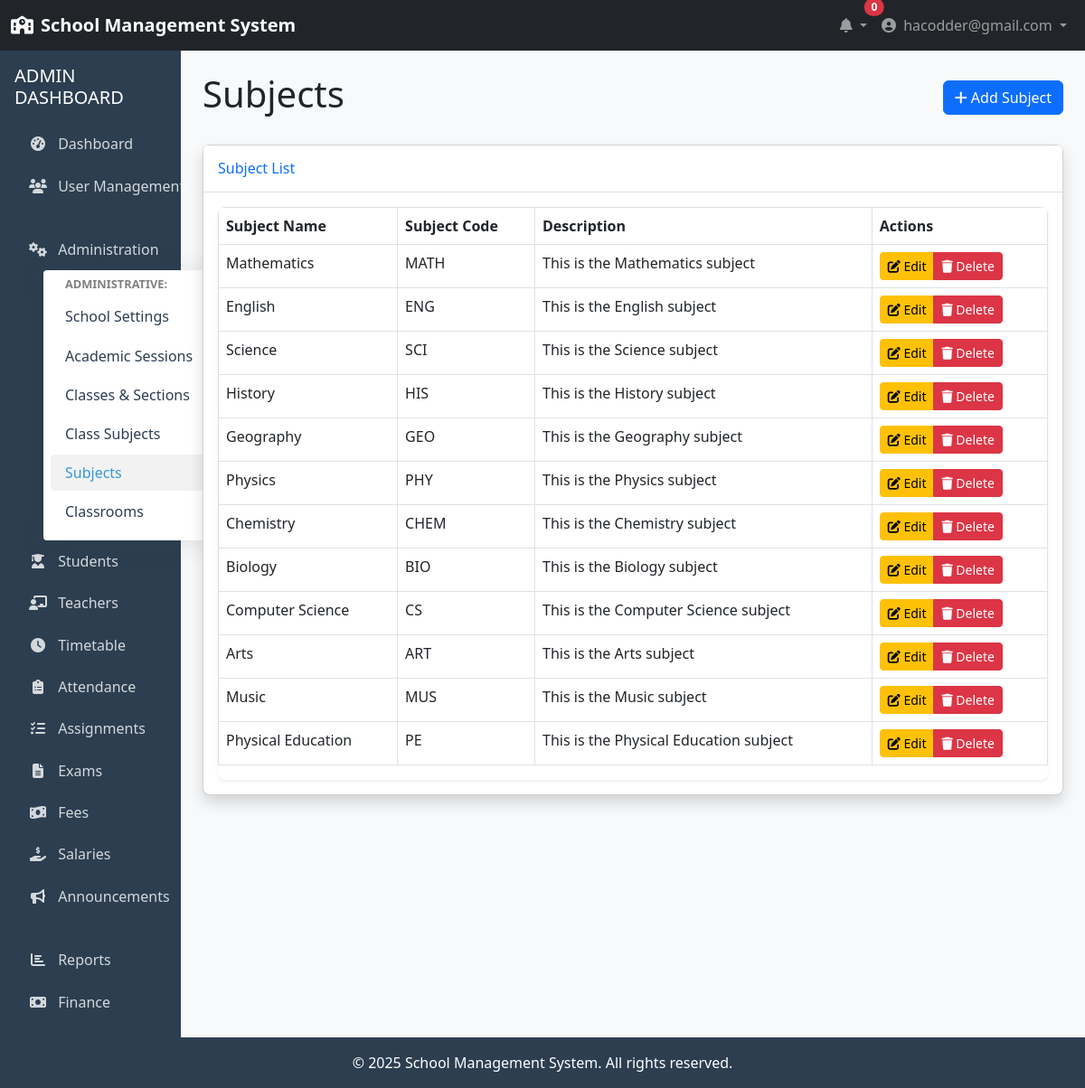
Page /administration/subjects/ (signed in) on the committed database.
### accounts/models.py (models this page shows, shortened)
class User(AbstractUser):
    USER_TYPE_CHOICES = (
        ('ADMIN', 'Admin'),
        ('TEACHER', 'Teacher'),
        ('STUDENT', 'Student'),
    )
    username = None
    email = models.EmailField(_('email address'), unique=True)
    user_type = models.CharField(max_length=10, choices=USER_TYPE_CHOICES, default='STUDENT')
    profile_pic = models.ImageField(upload_to='profile_pics/', null=True, blank=True)
    phone_number = models.CharField(max_length=15, null=True, blank=True)
    address = models.TextField(null=True, blank=True)
    date_of_birth = models.DateField(null=True, blank=True)
    USERNAME_FIELD = 'email'
    REQUIRED_FIELDS = []
    objects = UserManager()
    @property
    def is_admin(self):
        return self.user_type == 'ADMIN'

### administration/models.py (models this page shows, shortened)
class Subject(models.Model):
    name = models.CharField(max_length=100)
    code = models.CharField(max_length=20, unique=True)
    description = models.TextField(null=True, blank=True)

### administration/views.py (the view)
# urls.py: path('subjects/', views.subject_list, name='subject_list'),
@login_required
@admin_required
def subject_list(request):
    subjects = Subject.objects.all()
    context = {
        'subjects': subjects
    }
    return render(request, 'administration/subject_list.html', context)

### accounts/mixins.py (called while the page is built)
def admin_required(view_func):
    def check_admin(user):
        return user.is_authenticated and user.is_admin
    decorated_view = user_passes_test(check_admin, login_url=reverse_lazy('accounts:login'))(view_func)
    return decorated_view

### templates/administration/subject_list.html (shortened to what this page needs)
{% extends 'base.html' %}
{% block content %}
<div class="container-fluid">
    <div class="row mb-4">
        <div class="col-md-12">
            <div class="d-flex justify-content-between align-items-center mb-4">
                <h1>Subjects</h1>
                <a href="{% url 'administration:add_subject' %}" class="btn btn-primary">
                    <i class="fas fa-plus"></i> Add Subject
                </a>
            </div>
            <div class="card shadow mb-4">
                <div class="card-header py-3">
                    <h6 class="m-0 font-weight-bold text-primary">Subject List</h6>
                </div>
                <div class="card-body">
                    {% if subjects %}
                    <div class="table-responsive">
                        <table class="table table-bordered" id="dataTable" width="100%" cellspacing="0">
                            <thead>
                                <tr>
                                    <th>Subject Name</th>
                                    <th>Subject Code</th>
                                    <th>Description</th>
                                    <th>Actions</th>
                                </tr>
                            </thead>
                            <tbody>
                                {% for subject in subjects %}
                                <tr>
                                    <td>{{ subject.name }}</td>
                                    <td>{{ subject.code }}</td>
                                    <td>{{ subject.description|truncatechars:50 }}</td>
                                    <td>
                                        <div class="btn-group" role="group">
                                            <a href="{% url 'administration:edit_subject' subject.id %}" class="btn btn-sm btn-warning">
                                                <i class="fas fa-edit"></i> Edit
                                            </a>
                                            <a href="{% url 'administration:delete_subject' subject.id %}" class="btn btn-sm btn-danger">
                                                <i class="fas fa-trash"></i> Delete
                                            </a>
                                        </div>
                                    </td>
                                </tr>
                                {% endfor %}
                            </tbody>
                        </table>
                    </div>
                    {% else %}
                    <div class="alert alert-info">
                        No subjects have been added yet. <a href="{% url 'administration:add_subject' %}">Add a subject</a>.
                    </div>
                    {% endif %}
                </div>
            </div>
        </div>
    </div>
</div>
{% endblock %}

### templates/base.html (shortened to what this page needs)
<!DOCTYPE html>
<html lang="en">
<head>
    <link href="https://cdn.jsdelivr.net/npm/bootstrap@5.3.0/dist/css/bootstrap.min.css" rel="stylesheet">
    <link rel="stylesheet" href="https://cdnjs.cloudflare.com/ajax/libs/font-awesome/6.4.0/css/all.min.css">
</head>
<body>
    <nav class="navbar navbar-expand-lg navbar-dark bg-dark">
        <div class="container-fluid">
            <a class="navbar-brand" href="{% url 'home' %}">
                <i class="fas fa-school me-2"></i>School Management System
            </a>
            <div class="collapse navbar-collapse" id="navbarSupportedContent">
                <ul class="navbar-nav ms-auto mb-2 mb-lg-0">
                    {% if user.is_authenticated %}
                    <li class="nav-item dropdown">
                        <a class="nav-link dropdown-toggle" href="#" id="notificationDropdown" role="button" data-bs-toggle="dropdown">
                            <i class="fas fa-bell"></i>
                            <span class="position-absolute top-0 start-100 translate-middle badge rounded-pill bg-danger">
                                0
                            </span>
                        </a>
                    </li>
                    <li class="nav-item dropdown">
                        <a class="nav-link dropdown-toggle" href="#" id="userDropdown" role="button" data-bs-toggle="dropdown">
                            <i class="fas fa-user-circle me-1"></i> {{ user.get_full_name|default:user.email }}
                        </a>
                    </li>
                    {% else %}
                    <li class="nav-item">
                        <a class="nav-link" href="{% url 'accounts:login' %}"><i class="fas fa-sign-in-alt me-1"></i> Login</a>
                    </li>
                    {% endif %}
                </ul>
            </div>
        </div>
    </nav>
    <div class="container-fluid">
        <div class="row">
            {% if user.is_authenticated %}
            <div class="col-md-3 col-lg-2 px-0 sidebar">
                <div class="p-3">
                    {% if user.is_admin %}
                    <h5 class="text-uppercase mb-3">Admin Dashboard</h5>
                    <ul class="nav flex-column" id="sidenavAccordion">
                        <li class="nav-item">
                            <a class="nav-link {% if request.path == '/accounts/admin/dashboard/' %}active{% endif %}" href="{% url 'accounts:admin_dashboard' %}">
                                <i class="fas fa-tachometer-alt"></i> Dashboard
                            </a>
                        </li>
                        <li class="nav-item">
                            <a class="nav-link {% if '/accounts/users/' in request.path %}active{% endif %}" href="{% url 'accounts:user_list' %}">
                                <i class="fas fa-users"></i> User Management
                            </a>
                        </li>
                        <li class="nav-item">
                            <a class="nav-link collapsed" href="#" data-bs-toggle="collapse" data-bs-target="#collapseAdmin"
                                aria-expanded="false" aria-controls="collapseAdmin">
                                <i class="fas fa-fw fa-cogs"></i>
                                <span>Administration</span>
                            </a>
                            <div id="collapseAdmin" class="collapse" aria-labelledby="headingAdmin" data-bs-parent="#sidenavAccordion">
                                <div class="bg-white py-2 collapse-inner rounded">
                                    <h6 class="collapse-header">Administrative:</h6>
                                    <a class="collapse-item {% if request.path == '/administration/school-settings/' %}active{% endif %}" href="{% url 'administration:school_settings' %}">School Settings</a>
                                    <a class="collapse-item {% if '/administration/academic-sessions/' in request.path %}active{% endif %}" href="{% url 'administration:academic_session_list' %}">Academic Sessions</a>
                                    <a class="collapse-item {% if '/administration/classes/' in request.path and '/subjects/' not in request.path %}active{% endif %}" href="{% url 'administration:class_list' %}">Classes & Sections</a>
                                    <a class="collapse-item " href="{% url 'administration:class_subject_list' %}">Class Subjects</a>
                                    <a class="collapse-item {% if '/administration/subjects/' in request.path %}active{% endif %}" href="{% url 'administration:subject_list' %}">Subjects</a>
                                    <a class="collapse-item {% if '/administration/classrooms/' in request.path %}active{% endif %}" href="{% url 'administration:classroom_list' %}">Classrooms</a>
                                </div>
                            </div>
                        </li>
                        <li class="nav-item">
                            <a class="nav-link" href="{% url 'academics:student_list' %}">
                                <i class="fas fa-user-graduate"></i> Students
                            </a>
                        </li>
                        <li class="nav-item">
                            <a class="nav-link" href="{% url 'academics:teacher_list' %}">
                                <i class="fas fa-chalkboard-teacher"></i> Teachers
                            </a>
                        </li>
                        <li class="nav-item">
                            <a class="nav-link" href="{% url 'academics:timetable_list' %}">
                                <i class="fas fa-clock"></i> Timetable
                            </a>
                        </li>
                        <li class="nav-item">
                            <a class="nav-link" href="{% url 'academics:attendance_list' %}">
                                <i class="fas fa-clipboard-list"></i> Attendance
                            </a>
                        </li>
                        <li class="nav-item">
                            <a class="nav-link" href="{% url 'academics:assignment_list' %}">
                                <i class="fas fa-tasks"></i> Assignments
                            </a>
                        </li>
                        <li class="nav-item">
                            <a class="nav-link" href="{% url 'academics:exam_list' %}">
                                <i class="fas fa-file-alt"></i> Exams
                            </a>
                        </li>
                        <li class="nav-item">
                            <a class="nav-link" href="{% url 'finance:fee_payment_list' %}">
                                <i class="fas fa-money-bill-wave"></i> Fees
                            </a>
                        </li>
                        <li class="nav-item">
                            <a class="nav-link" href="{% url 'finance:salary_payment_list' %}">
                                <i class="fas fa-hand-holding-usd"></i> Salaries
                            </a>
                        </li>
                        <li class="nav-item">
                            <a class="nav-link" href="#">
                                <i class="fas fa-bullhorn"></i> Announcements
                            </a>
                        </li>
                        <li class="nav-item">
                            <a class="nav-link" href="#">
                                <i class="fas fa-chart-bar"></i> Reports
                            </a>
                        </li>
                        <li class="nav-item
                            ">
                            <a class="nav-link {% if 'finance:fee_category_list' in request.path or 'finance:fee_structure_list' in request.path or 'finance:fee_payment_list' in request.path or 'finance:salary_structure_list' in request.path or 'finance:salary_payment_list' in request.path or 'finance:student_fee_management' in request.path %}{% else %}collapsed{% endif %}" href="#" data-toggle="collapse" data-target="#collapseFinance"
                                aria-expanded="{% if 'finance:fee_category_list' in request.path or 'finance:fee_structure_list' in request.path or 'finance:fee_payment_list' in request.path or 'finance:salary_structure_list' in request.path or 'finance:salary_payment_list' in request.path or 'finance:student_fee_management' in request.path %}true{% else %}false{% endif %}" aria-controls="collapseFinance">
                                <i class="fas fa-fw fa-money-bill"></i>
                                <span>Finance</span>
                            </a>
                        </li>
                    </ul>
                    {% endif %}
                </div>
            </div>
            <div class="col-md-9 col-lg-10 content py-4">
            {% else %}
            <div class="col-12 content py-4">
            {% endif %}
                {% block content %}{% endblock %}
            </div>
        </div>
    </div>
    <footer class="footer text-center">
        <div class="container">
            <p class="mb-0">&copy; {% now "Y" %} School Management System. All rights reserved.</p>
        </div>
    </footer>
</body>
</html>

### templates/base.html (style rules this page uses)
:root { --primary-color: #3498db; --secondary-color: #2c3e50; --success-color: #2ecc71; --danger-color: #e74c3c; --warning-color: #f39c12; --light-color: #ecf0f1; --dark-color: #2c3e50; }
body { min-height: 100vh; display: flex; flex-direction: column; background-color: #f8f9fa; }
.content { flex: 1; }
.navbar-brand { font-weight: bold; }
.sidebar { background-color: var(--secondary-color); color: white; min-height: calc(100vh - 56px); }
.sidebar .nav-link { color: rgba(255, 255, 255, 0.8); padding: 0.5rem 1rem; margin: 0.2rem 0; border-radius: 0.25rem; transition: all 0.2s; }
.sidebar .nav-link i { margin-right: 0.5rem; width: 20px; text-align: center; }
.card { border-radius: 0.5rem; box-shadow: 0 0.125rem 0.25rem rgba(0, 0, 0, 0.075); margin-bottom: 1.5rem; }
.card-header { background-color: #fff; border-bottom: 1px solid rgba(0, 0, 0, 0.125); padding: 1rem; font-weight: 500; }
.footer { background-color: var(--secondary-color); color: white; padding: 1rem 0; margin-top: auto; }
.table-responsive { border-radius: 0.5rem; overflow: hidden; box-shadow: 0 0.125rem 0.25rem rgba(0, 0, 0, 0.075); }
.sidebar .collapse-inner { padding: 0.5rem; margin-left: 2rem; border-radius: 0.25rem !important; background-color: white !important; box-shadow: 0 0.15rem 1.75rem 0 rgba(58, 59, 69, 0.15) !important; }
.sidebar .collapse-item { display: block; text-decoration: none; padding: 0.5rem 1rem; color: var(--secondary-color); border-radius: 0.25rem; white-space: nowrap; transition: all 0.2s; margin: 0.2rem 0; }
.sidebar .collapse-item:hover, .sidebar .collapse-item.active { background-color: rgba(0, 0, 0, 0.05); color: var(--primary-color); font-weight: 500; }
.sidebar .collapse-header { color: rgba(0, 0, 0, 0.5); font-size: 0.8rem; text-transform: uppercase; margin-bottom: 0.5rem; font-weight: 700; padding: 0 1rem; }

### rows in the picture
User: get_full_name "hacodder@gmail.com"
Subject: name "Mathematics", code "MATH", description "This is the Mathematics subject"
Subject: name "English", code "ENG", description "This is the English subject"
Subject: name "Science", code "SCI", description "This is the Science subject"
Subject: name "History", code "HIS", description "This is the History subject"
Subject: name "Geography", code "GEO", description "This is the Geography subject"
Subject: name "Physics", code "PHY", description "This is the Physics subject"
Subject: name "Chemistry", code "CHEM", description "This is the Chemistry subject"
Subject: name "Biology", code "BIO", description "This is the Biology subject"
Subject: name "Computer Science", code "CS", description "This is the Computer Science subject"
Subject: name "Arts", code "ART", description "This is the Arts subject"
Subject: name "Music", code "MUS", description "This is the Music subject"
Subject: name "Physical Education", code "PE", description "This is the Physical Education subject"
